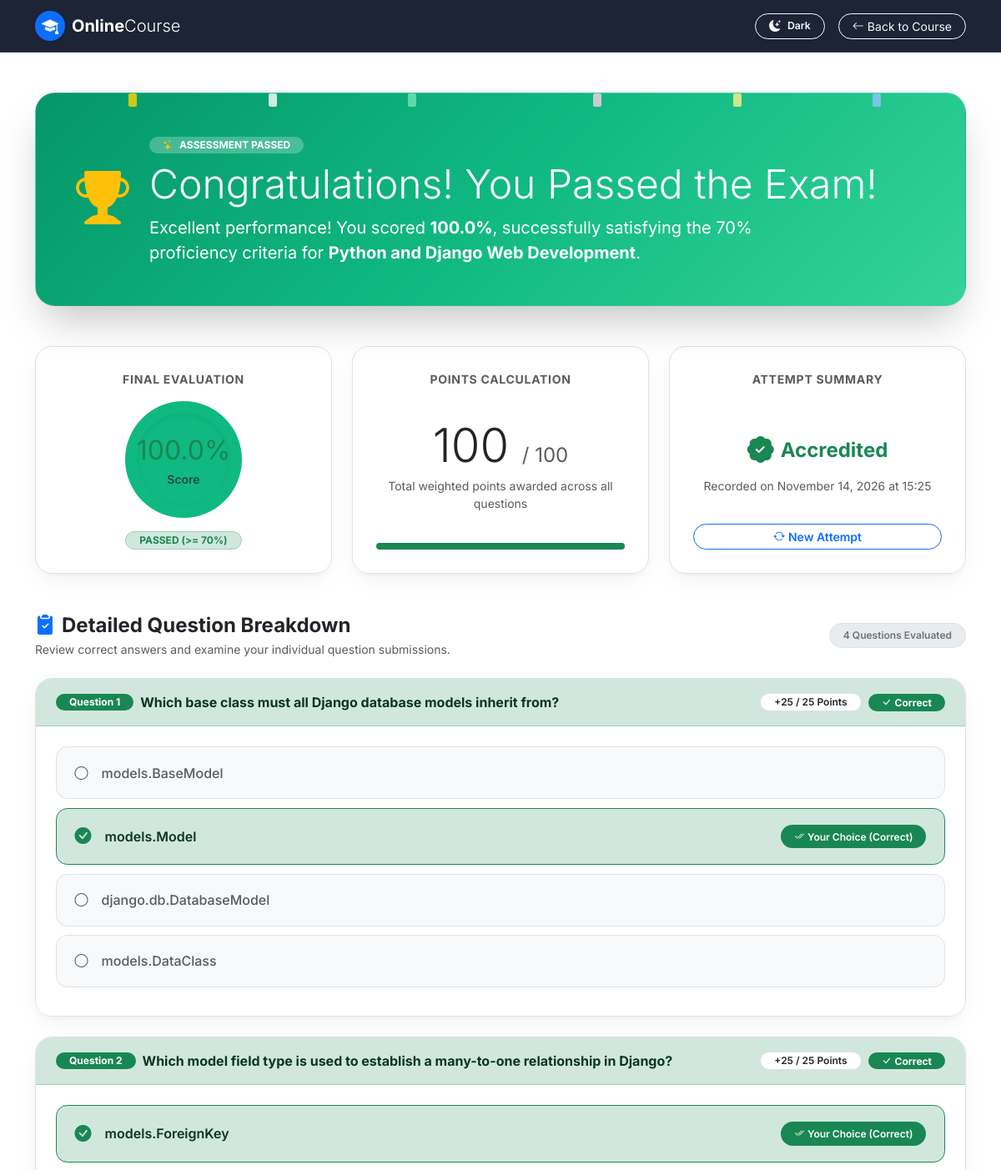
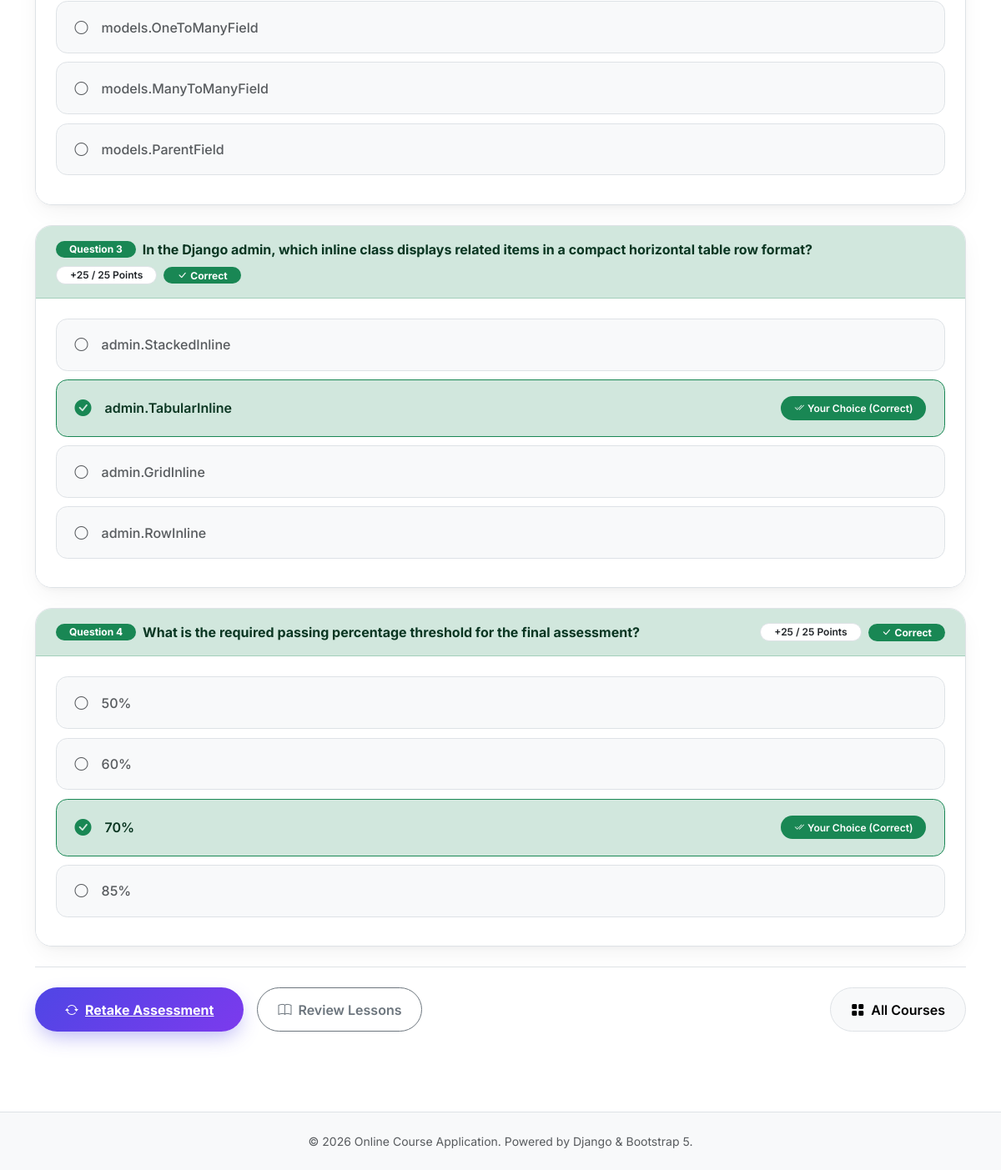
The page /onlinecourse/1/submission/1/result/ (signed in) on the database its author committed (2 pictures, top to bottom).
### onlinecourse/models.py (models this page shows, shortened)
class Course(models.Model):
    name = models.CharField(null=False, max_length=200, default='online course')
    image = models.ImageField(upload_to='course_images/', null=True, blank=True)
    description = models.CharField(max_length=1000)
    pub_date = models.DateField(null=True, blank=True)
    instructors = models.ManyToManyField(Instructor)
    users = models.ManyToManyField(settings.AUTH_USER_MODEL, through='Enrollment')
    total_enrollment = models.IntegerField(default=0)
    is_enrolled = False

class Submission(models.Model):
    course = models.ForeignKey(Course, on_delete=models.CASCADE)
    enrollment = models.ForeignKey(Enrollment, on_delete=models.CASCADE, null=True, blank=True)
    choices = models.ManyToManyField(Choice)
    time_submitted = models.DateTimeField(auto_now_add=True)

class Question(models.Model):
    course = models.ForeignKey(Course, on_delete=models.CASCADE)
    question_text = models.CharField(max_length=500)
    grade = models.IntegerField(default=50)
    def is_get_score(self, selected_ids):
        all_answers = self.choice_set.filter(is_correct=True).count()
        selected_correct = self.choice_set.filter(is_correct=True, id__in=selected_ids).count()
        selected_incorrect = self.choice_set.filter(is_correct=False, id__in=selected_ids).count()
        if all_answers > 0 and all_answers == selected_correct and selected_incorrect == 0:
            return True
        return False

class Choice(models.Model):
    question = models.ForeignKey(Question, on_delete=models.CASCADE)
    choice_text = models.CharField(max_length=300)
    is_correct = models.BooleanField(default=False)

### onlinecourse/views.py (the view)
# urls.py: path('<int:course_id>/submission/<int:submission_id>/result/', views.show_exam_result, name='show_exam_result'),
@login_required
def show_exam_result(request, course_id, submission_id):
    course = get_object_or_404(Course, pk=course_id)
    submission = get_object_or_404(Submission, pk=submission_id, course=course)
    questions = course.question_set.all()
    selected_choice_ids = set(submission.choices.values_list('id', flat=True))
    total_score = 0
    earned_score = 0
    detailed_results = []
    for question in questions:
        total_score += question.grade
        is_correct = question.is_get_score(selected_choice_ids)
        points_earned = question.grade if is_correct else 0
        earned_score += points_earned
        selected_choice = submission.choices.filter(question=question).first()
        detailed_results.append({
            'question': question,
            'selected_choice': selected_choice,
            'is_correct': is_correct,
            'grade': question.grade,
            'points_earned': points_earned,
            'choices': question.choice_set.all()
        })
    if total_score > 0:
        grade = round((earned_score / total_score) * 100, 1)
    else:
        grade = 0.0
    passed = grade >= 70.0
    context = {
        'course': course,
        'submission': submission,
        'grade': grade,
        'score': grade,
        'earned_score': earned_score,
        'total_score': total_score,
        'passed': passed,
        'selected_ids': selected_choice_ids,
        'detailed_results': detailed_results,
    }
    return render(request, 'onlinecourse/exam_result_bootstrap.html', context)

### onlinecourse/templates/onlinecourse/exam_result_bootstrap.html (shortened to what this page needs)
<!DOCTYPE html>
<html lang="en">
<head>
    <link href="https://cdn.jsdelivr.net/npm/bootstrap@5.3.3/dist/css/bootstrap.min.css" rel="stylesheet">
    <link rel="stylesheet" href="https://cdn.jsdelivr.net/npm/bootstrap-icons@1.11.3/font/bootstrap-icons.min.css">
</head>
<body>
    <nav class="navbar navbar-expand-lg navbar-dark glass-nav sticky-top">
        <div class="container">
            <a class="navbar-brand fw-bold d-flex align-items-center gap-2" href="{% url 'onlinecourse:index' %}">
                <span class="d-inline-flex align-items-center justify-content-center bg-primary text-white rounded-circle p-2 shadow-sm" style="width: 36px; height: 36px;">
                    <i class="bi bi-mortarboard-fill"></i>
                </span>
                <span class="text-white fs-5 tracking-tight">Online<span class="text-primary-subtle fw-light">Course</span></span>
            </a>
            <div class="d-flex align-items-center gap-2">
                <button class="btn btn-outline-light btn-sm rounded-pill d-flex align-items-center gap-2 px-3 py-1 shadow-sm me-2" id="theme-toggle-btn" type="button" title="Toggle Light/Dark Theme">
                    <i id="theme-icon" class="bi bi-moon-stars-fill"></i>
                    <span class="small fw-semibold d-none d-sm-inline" id="theme-text">Theme</span>
                </button>
                <a href="{% url 'onlinecourse:course_details' course.id %}" class="btn btn-outline-light btn-sm rounded-pill px-3">
                    <i class="bi bi-arrow-left me-1"></i>Back to Course
                </a>
            </div>
        </div>
    </nav>
    <main class="container my-5">
        {% if passed %}
            <div class="result-hero-card passed-banner p-4 p-md-5 mb-5">
                <div class="confetti-container">
                    <div class="confetti-piece"></div>
                    <div class="confetti-piece"></div>
                    <div class="confetti-piece"></div>
                    <div class="confetti-piece"></div>
                    <div class="confetti-piece"></div>
                    <div class="confetti-piece"></div>
                </div>
                <div class="position-relative z-1 d-flex flex-column flex-md-row align-items-center gap-4">
                    <div class="display-3 text-warning">
                        <i class="bi bi-trophy-fill"></i>
                    </div>
                    <div>
                        <div class="d-inline-flex align-items-center gap-2 badge bg-white bg-opacity-25 rounded-pill px-3 py-1 text-uppercase fw-bold mb-2">
                            <i class="bi bi-stars text-warning"></i> Assessment Passed
                        </div>
                        <h1 class="display-5 fw-extrabold mb-2">Congratulations! You Passed the Exam!</h1>
                        <p class="fs-5 mb-0 opacity-90 col-lg-10">
                            Excellent performance! You scored <strong>{{ grade }}%</strong>, successfully satisfying the 70% proficiency criteria for <strong>{{ course.name }}</strong>.
                        </p>
                    </div>
                </div>
            </div>
        {% endif %}
        <div class="row g-4 mb-5">
            <div class="col-lg-4 col-md-6">
                <div class="metric-card">
                    <span class="text-body-secondary small text-uppercase fw-bold mb-3" style="letter-spacing: 0.05em;">Final Evaluation</span>
                    <div class="score-gauge-ring" style="background: conic-gradient({% if passed %}#10b981{% else %}#ef4444{% endif %} 0% {{ grade }}%, var(--bs-border-color) {{ grade }}% 100%);">
                        <div class="score-gauge-inner">
                            <span class="fs-2 fw-extrabold {% if passed %}text-success{% else %}text-danger{% endif %}">{{ grade }}%</span>
                            <small class="text-body-secondary fw-semibold">Score</small>
                        </div>
                    </div>
                    <span class="badge {% if passed %}bg-success-subtle text-success border border-success-subtle{% else %}bg-danger-subtle text-danger border border-danger-subtle{% endif %} rounded-pill px-3 py-1 fw-bold">
                        {% if passed %}PASSED (>= 70%){% else %}BELOW PASS MARK{% endif %}
                    </span>
                </div>
            </div>
            <div class="col-lg-4 col-md-6">
                <div class="metric-card">
                    <span class="text-body-secondary small text-uppercase fw-bold mb-3" style="letter-spacing: 0.05em;">Points Calculation</span>
                    <div class="my-auto py-2">
                        <div class="display-4 fw-extrabold text-body mb-1">
                            {{ earned_score }} <span class="fs-4 text-body-secondary fw-normal">/ {{ total_score }}</span>
                        </div>
                        <p class="text-body-secondary small mb-0">Total weighted points awarded across all questions</p>
                    </div>
                    <div class="progress w-100 mt-3" style="height: 8px;">
                        <div class="progress-bar {% if passed %}bg-success{% else %}bg-danger{% endif %}" role="progressbar" style="width: {{ grade }}%;" aria-valuenow="{{ grade }}" aria-valuemin="0" aria-valuemax="100"></div>
                    </div>
                </div>
            </div>
            <div class="col-lg-4 col-md-12">
                <div class="metric-card">
                    <span class="text-body-secondary small text-uppercase fw-bold mb-3" style="letter-spacing: 0.05em;">Attempt Summary</span>
                    <div class="my-auto py-2">
                        <div class="d-flex align-items-center justify-content-center gap-2 mb-2">
                            {% if passed %}
                                <i class="bi bi-patch-check-fill text-success fs-2"></i>
                                <span class="fs-4 fw-bold text-success">Accredited</span>
                            {% else %}
                                <i class="bi bi-arrow-repeat text-danger fs-2"></i>
                                <span class="fs-4 fw-bold text-danger">Retake Eligible</span>
                            {% endif %}
                        </div>
                        <p class="text-body-secondary small mb-0">
                            Recorded on {{ submission.time_submitted|date:"F d, Y \a\\t H:i" }}
                        </p>
                    </div>
                    <a href="{% url 'onlinecourse:course_details' course.id %}#exam-section" class="btn btn-outline-primary rounded-pill btn-sm px-4 fw-semibold w-100">
                        <i class="bi bi-arrow-repeat me-1"></i>New Attempt
                    </a>
                </div>
            </div>
        </div>
        <section class="mb-5">
            <div class="d-flex align-items-center justify-content-between mb-4">
                <div>
                    <h2 class="h4 fw-bold text-body mb-1">
                        <i class="bi bi-clipboard2-check-fill text-primary me-2"></i>Detailed Question Breakdown
                    </h2>
                    <p class="text-body-secondary small mb-0">Review correct answers and examine your individual question submissions.</p>
                </div>
                <span class="badge bg-body-secondary text-secondary border rounded-pill px-3 py-2 fw-semibold">
                    {{ detailed_results|length }} Questions Evaluated
                </span>
            </div>
            {% for item in detailed_results %}
                <div class="breakdown-card">
                    <div class="p-3 px-4 d-flex flex-wrap justify-content-between align-items-center gap-2 {% if item.is_correct %}breakdown-header-success{% else %}breakdown-header-danger{% endif %}">
                        <div class="d-flex align-items-center gap-2">
                            <span class="badge {% if item.is_correct %}bg-success{% else %}bg-danger{% endif %} rounded-pill px-3 py-1 fw-bold">
                                Question {{ forloop.counter }}
                            </span>
                            <span class="fw-bold fs-6">{{ item.question.question_text }}</span>
                        </div>
                        <div class="d-flex align-items-center gap-2">
                            <span class="badge bg-body text-body border rounded-pill px-3 py-1 fw-semibold">
                                +{{ item.points_earned }} / {{ item.grade }} Points
                            </span>
                            {% if item.is_correct %}
                                <span class="badge bg-success rounded-pill px-3 py-1"><i class="bi bi-check-lg me-1"></i>Correct</span>
                            {% else %}
                                <span class="badge bg-danger rounded-pill px-3 py-1"><i class="bi bi-x-lg me-1"></i>Incorrect</span>
                            {% endif %}
                        </div>
                    </div>
                    <div class="p-4 bg-body">
                        <div class="choices-container">
                            {% for choice in item.choices %}
                                {% if choice.is_correct and choice == item.selected_choice %}
                                    <div class="breakdown-choice-item choice-correct-selected">
                                        <div class="d-flex align-items-center gap-3">
                                            <i class="bi bi-check-circle-fill text-success fs-5"></i>
                                            <span>{{ choice.choice_text }}</span>
                                        </div>
                                        <span class="badge bg-success rounded-pill px-3 py-2 fw-semibold">
                                            <i class="bi bi-check2-all me-1"></i>Your Choice (Correct)
                                        </span>
                                    </div>
                                {% else %}
                                    <div class="breakdown-choice-item choice-neutral">
                                        <div class="d-flex align-items-center gap-3">
                                            <i class="bi bi-circle text-muted fs-6"></i>
                                            <span>{{ choice.choice_text }}</span>
                                        </div>
                                    </div>
                                {% endif %}
                            {% endfor %}
                        </div>
                    </div>
                </div>
            {% endfor %}
            <div class="d-flex flex-wrap gap-3 pt-4 border-top">
                <a href="{% url 'onlinecourse:course_details' course.id %}#exam-section" class="btn-retake">
                    <i class="bi bi-arrow-repeat"></i>Retake Assessment
                </a>
                <a href="{% url 'onlinecourse:course_details' course.id %}" class="btn btn-outline-secondary rounded-pill px-4 fw-semibold d-inline-flex align-items-center">
                    <i class="bi bi-book me-2"></i>Review Lessons
                </a>
                <a href="{% url 'onlinecourse:index' %}" class="btn btn-light border rounded-pill px-4 fw-semibold d-inline-flex align-items-center ms-auto">
                    <i class="bi bi-grid-fill me-2"></i>All Courses
                </a>
            </div>
        </section>
    </main>
    <footer class="bg-body-tertiary border-top py-4 mt-auto">
        <div class="container text-center text-muted small">
            <p class="mb-0">&copy; {% now "Y" %} Online Course Application. Powered by Django &amp; Bootstrap 5.</p>
        </div>
    </footer>
</body>
</html>

### rows shown on the page
Course: name "Python and Django Web Development"
Submission: time_submitted "November 14, 2026 at 15:25"
Question: question.question_text "Which base class must all Django database models inherit from?", points_earned "25", grade "25"
Choice: choice_text "models.BaseModel"
Choice: choice_text "models.Model"
Choice: choice_text "django.db.DatabaseModel"
Choice: choice_text "models.DataClass"
Question: question.question_text "Which model field type is used to establish a many-to-one relationship in Django?", points_earned "25", grade "25"
Choice: choice_text "models.ForeignKey"
Choice: choice_text "models.OneToManyField"
Choice: choice_text "models.ManyToManyField"
Choice: choice_text "models.ParentField"
Question: question.question_text "In the Django admin, which inline class displays related items in a compact horizontal table row format?", points_earned "25", grade "25"
Choice: choice_text "admin.StackedInline"
Choice: choice_text "admin.TabularInline"
Choice: choice_text "admin.GridInline"
Choice: choice_text "admin.RowInline"
Question: question.question_text "What is the required passing percentage threshold for the final assessment?", points_earned "25", grade "25"
Choice: choice_text "50%"
Choice: choice_text "60%"
Choice: choice_text "70%"
Choice: choice_text "85%"

### other values the page prints
{{ grade }} "100.0"
{{ earned_score }} "100"
{{ total_score }} "100"
{{ detailed_results|length }} "4"
